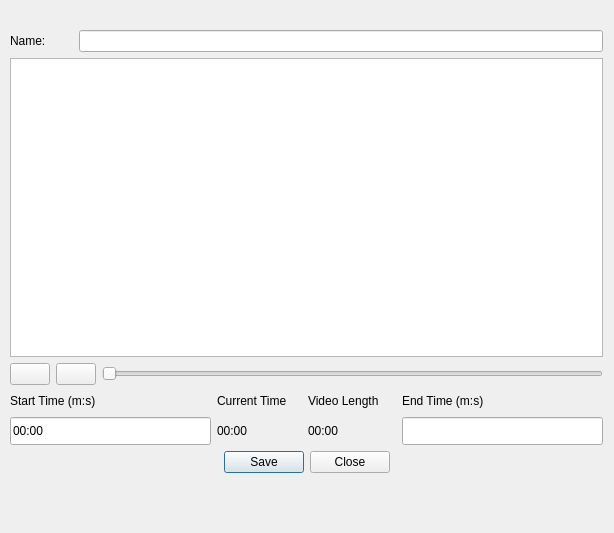
<?xml version="1.0" encoding="UTF-8"?>
<ui version="4.0">
 <class>Trimmer</class>
 <widget class="QDialog" name="Trimmer">
  <property name="geometry">
   <rect>
    <x>0</x>
    <y>0</y>
    <width>614</width>
    <height>533</height>
   </rect>
  </property>
  <property name="minimumSize">
   <size>
    <width>614</width>
    <height>533</height>
   </size>
  </property>
  <property name="windowTitle">
   <string>Dialog</string>
  </property>
  <widget class="QWidget" name="">
   <property name="geometry">
    <rect>
     <x>10</x>
     <y>30</y>
     <width>593</width>
     <height>443</height>
    </rect>
   </property>
   <layout class="QGridLayout" name="gridLayout_3">
    <item row="0" column="0">
     <layout class="QGridLayout" name="gridLayout">
      <item row="2" column="0">
       <widget class="QPushButton" name="pushButtonPlay">
        <property name="text">
         <string/>
        </property>
        <property name="icon">
         <iconset theme="QIcon::ThemeIcon::MediaPlaybackStart"/>
        </property>
       </widget>
      </item>
      <item row="2" column="1" colspan="2">
       <widget class="QPushButton" name="pushButtonPause">
        <property name="text">
         <string/>
        </property>
        <property name="icon">
         <iconset theme="QIcon::ThemeIcon::MediaPlaybackPause"/>
        </property>
       </widget>
      </item>
      <item row="0" column="0" colspan="2">
       <widget class="QLabel" name="label">
        <property name="text">
         <string>Name:</string>
        </property>
       </widget>
      </item>
      <item row="0" column="2" colspan="2">
       <widget class="QLineEdit" name="lineEditName"/>
      </item>
      <item row="2" column="3">
       <widget class="QSlider" name="horizontalSlider">
        <property name="orientation">
         <enum>Qt::Orientation::Horizontal</enum>
        </property>
       </widget>
      </item>
      <item row="1" column="0" colspan="4">
       <widget class="QGraphicsView" name="graphicsView">
        <property name="minimumSize">
         <size>
          <width>589</width>
          <height>270</height>
         </size>
        </property>
       </widget>
      </item>
     </layout>
    </item>
    <item row="1" column="0">
     <layout class="QGridLayout" name="gridLayout_2">
      <item row="0" column="0">
       <widget class="QLabel" name="label_2">
        <property name="minimumSize">
         <size>
          <width>198</width>
          <height>20</height>
         </size>
        </property>
        <property name="text">
         <string>Start Time (m:s)</string>
        </property>
       </widget>
      </item>
      <item row="0" column="1">
       <widget class="QLabel" name="label_4">
        <property name="minimumSize">
         <size>
          <width>85</width>
          <height>20</height>
         </size>
        </property>
        <property name="text">
         <string>Current Time</string>
        </property>
       </widget>
      </item>
      <item row="0" column="2">
       <widget class="QLabel" name="label_5">
        <property name="minimumSize">
         <size>
          <width>88</width>
          <height>20</height>
         </size>
        </property>
        <property name="text">
         <string>Video Length</string>
        </property>
       </widget>
      </item>
      <item row="0" column="3">
       <widget class="QLabel" name="label_3">
        <property name="minimumSize">
         <size>
          <width>197</width>
          <height>20</height>
         </size>
        </property>
        <property name="text">
         <string>End Time (m:s)</string>
        </property>
       </widget>
      </item>
      <item row="1" column="0">
       <widget class="QLineEdit" name="lineEditStart">
        <property name="minimumSize">
         <size>
          <width>198</width>
          <height>28</height>
         </size>
        </property>
        <property name="inputMask">
         <string/>
        </property>
        <property name="text">
         <string>00:00</string>
        </property>
       </widget>
      </item>
      <item row="1" column="3">
       <widget class="QLineEdit" name="lineEditEnd">
        <property name="minimumSize">
         <size>
          <width>197</width>
          <height>28</height>
         </size>
        </property>
       </widget>
      </item>
      <item row="1" column="1">
       <widget class="QLabel" name="currentTimeLabel">
        <property name="minimumSize">
         <size>
          <width>85</width>
          <height>28</height>
         </size>
        </property>
        <property name="text">
         <string>00:00</string>
        </property>
       </widget>
      </item>
      <item row="1" column="2">
       <widget class="QLabel" name="lengthTimeLabel">
        <property name="minimumSize">
         <size>
          <width>88</width>
          <height>28</height>
         </size>
        </property>
        <property name="text">
         <string>00:00</string>
        </property>
       </widget>
      </item>
     </layout>
    </item>
    <item row="2" column="0">
     <widget class="QDialogButtonBox" name="buttonBox">
      <property name="orientation">
       <enum>Qt::Orientation::Horizontal</enum>
      </property>
      <property name="standardButtons">
       <set>QDialogButtonBox::StandardButton::Close|QDialogButtonBox::StandardButton::Save</set>
      </property>
      <property name="centerButtons">
       <bool>true</bool>
      </property>
     </widget>
    </item>
   </layout>
  </widget>
 </widget>
 <resources/>
 <connections>
  <connection>
   <sender>buttonBox</sender>
   <signal>accepted()</signal>
   <receiver>Trimmer</receiver>
   <slot>accept()</slot>
   <hints>
    <hint type="sourcelabel">
     <x>248</x>
     <y>254</y>
    </hint>
    <hint type="destinationlabel">
     <x>157</x>
     <y>274</y>
    </hint>
   </hints>
  </connection>
  <connection>
   <sender>buttonBox</sender>
   <signal>rejected()</signal>
   <receiver>Trimmer</receiver>
   <slot>reject()</slot>
   <hints>
    <hint type="sourcelabel">
     <x>316</x>
     <y>260</y>
    </hint>
    <hint type="destinationlabel">
     <x>286</x>
     <y>274</y>
    </hint>
   </hints>
  </connection>
 </connections>
</ui>
